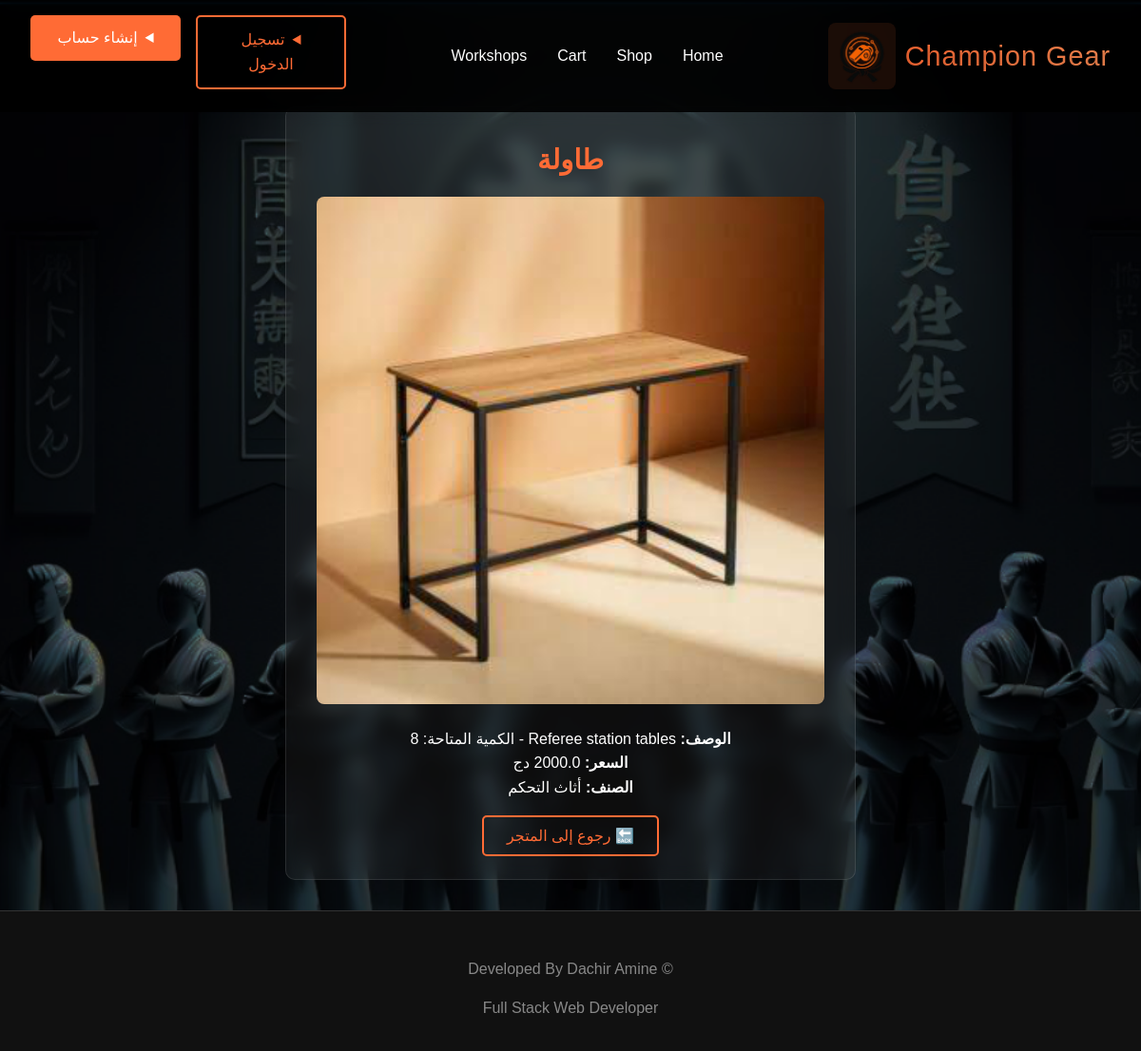
Before: /product/12 with the older database file.
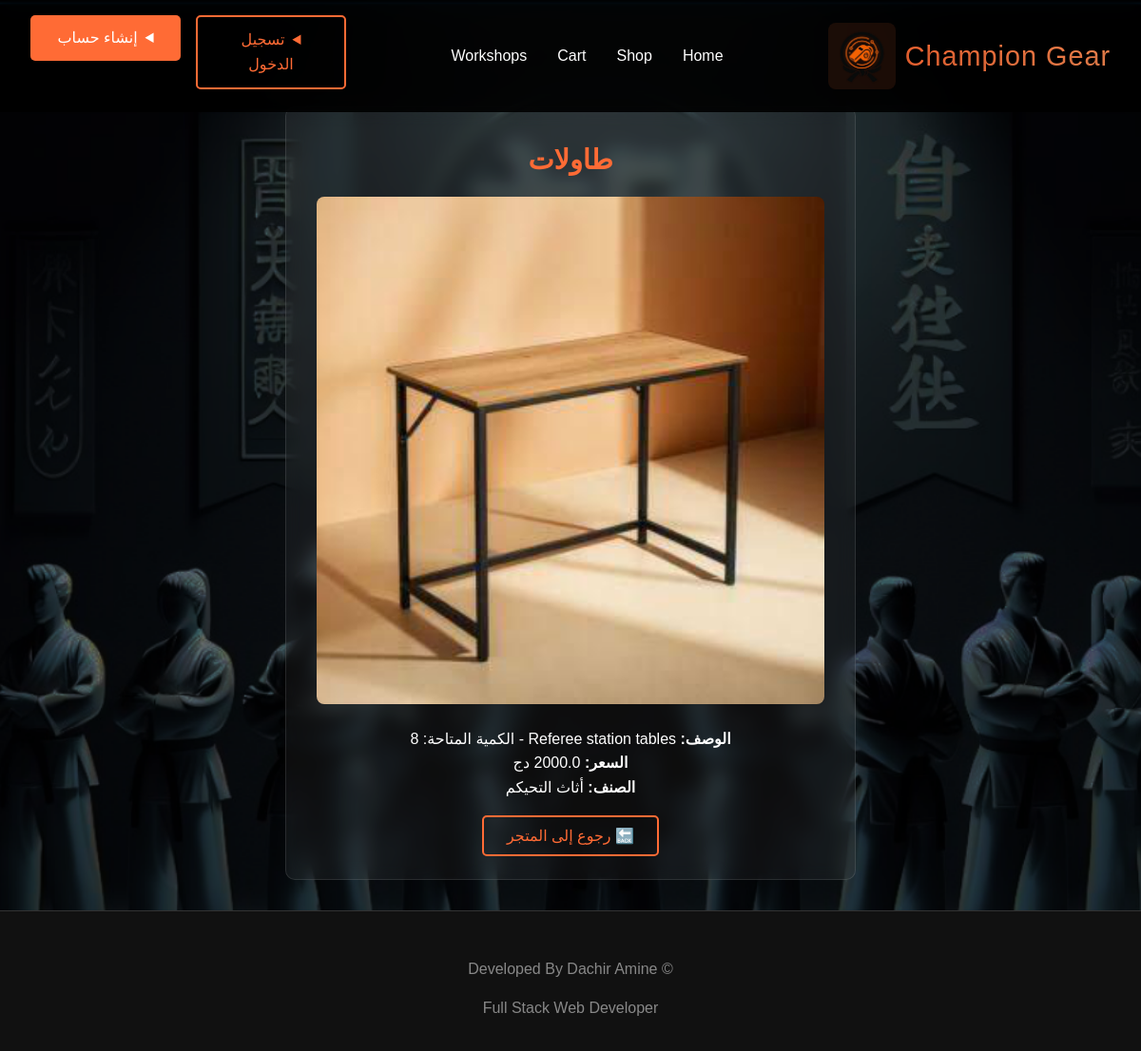
After: the same page with the newer database file.
### tables this page shows
CREATE TABLE products
                 (id INTEGER PRIMARY KEY AUTOINCREMENT,
                  name TEXT NOT NULL,
                  description TEXT,
                  price REAL NOT NULL,
                  category TEXT NOT NULL,
                  image_url TEXT,
                  created_at TIMESTAMP DEFAULT CURRENT_TIMESTAMP);

### app.py (the view)
@app.route('/product/<int:product_id>')
def product_detail(product_id):
    conn = sqlite3.connect('karate_dojo.db')
    c = conn.cursor()
    c.execute('SELECT id, name, description, price, category, image_url FROM products WHERE id = ?', (product_id,))
    product = c.fetchone()
    conn.close()
    if product:
        return render_template('product_detail.html', product=product)
    else:
        return "المنتج غير موجود", 404

### templates/product_detail.html (shortened to what this page needs)
{% extends "base.html" %}
{% block content %}
<div class="page-container">
    <div class="card" style="max-width: 600px; margin: auto;">
        <h3>{{ product[1] }}</h3>
        <img src="{{ url_for('static', filename='images/products/' + product[5]) }}" alt="{{ product[1] }}" style="width: 100%; border-radius: 8px; margin-bottom: 1rem;">
        <p><strong>الوصف:</strong> {{ product[2] }}</p>
        <p><strong>السعر:</strong> {{ product[3] }} دج </p>
        <p><strong>الصنف:</strong> {{ product[4] }}</p>
        <br>
        <div class="btnalign">
            <a href="{{ url_for('shop') }}" class="btn btn-secondary" style="margin-top: 1rem;">🔙 رجوع إلى المتجر</a>
        </div>
    </div>
</div>
{% endblock %}

Changed rows visible on the page:
changed products "Referee station tables - الكمية المتاحة: 8": name "طاولة" → "طاولات"; category "أثاث التحكم" → "أثاث التحيكم"
